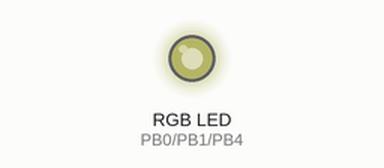
A sketch run on a simulated ATtiny85, built with avr-gcc and run on an emulated ATtiny85. On the bench: an RGB LED mixed from three pins (HIGH = lit). Dim RGB values are drawn brighter than linear.

Above: at 0.05 s.
At 2.0 s:
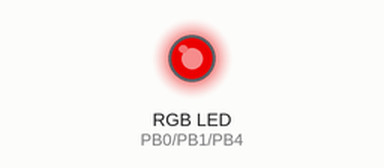
At 4.0 s:
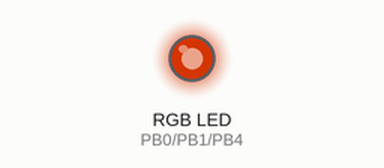
At 7.0 s:
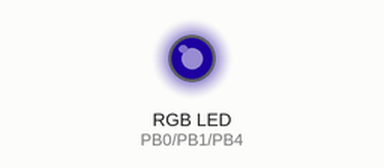
At 8.5 s:
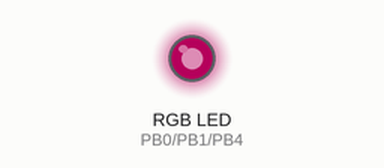
At 10.0 s:
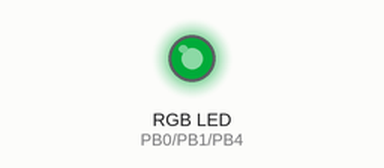
Timing chart, 0 to 13.0 s (numbered marks = the images above):
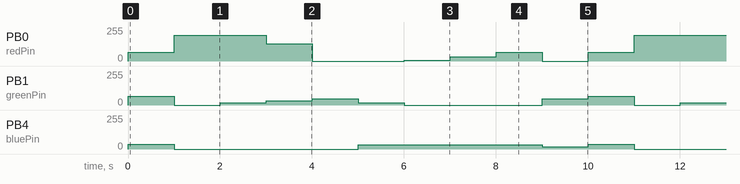

The sketch:

Digispark_Arduino_-_Lesson_3_-_RGB_LED.ino
```cpp
/*
Adafruit Arduino - Lesson 3. RGB LED
*/

int redPin = 0;
int greenPin = 1;
int bluePin = 4;

//uncomment this line if using a Common Anode LED
//#define COMMON_ANODE

void setup()
{
  pinMode(redPin, OUTPUT);
  pinMode(greenPin, OUTPUT);
  pinMode(bluePin, OUTPUT);
}

void loop()
{
  setColor(64, 64, 36);  // white
  delay(1000);
  setColor(192, 0, 0);  // red
  delay(1000);
  setColor(192, 16, 0);  // orange
  delay(1000);
  setColor(128, 32, 0);  // yellow
  delay(1000);
  setColor(0, 48, 0);  // green
  delay(1000);
  setColor(0, 16, 32);  // blue
  delay(1000);
  setColor(6, 0, 32);  // indigo
  delay(1000);
  setColor(32, 0, 32 );  // violet
  delay(1000);

  setColor(64, 0, 32);  // magenta
  delay(1000);
  setColor(0, 48, 16);  // aqua
  delay(1000);
}

void setColor(int red, int green, int blue)
{
  #ifdef COMMON_ANODE
    red = 255 - red;
    green = 255 - green;
    blue = 255 - blue;
  #endif
  analogWrite(redPin, red);
  analogWrite(greenPin, green);
  analogWrite(bluePin, blue);
}
```

Measured:
- by itself, PB4 (bluePin): repeats every 10.0 s: 0/255 4.0 s, 32/255 4.0 s, 16/255 1.0 s, 36/255 1.0 s
- by itself, PB0 (redPin): repeats every 10.0 s: 192/255 2.0 s, 128/255 1.0 s, 0/255 2.0 s, 6/255 1.0 s, 32/255 1.0 s, 64/255 1.0 s, 0/255 1.0 s, 64/255 1.0 s
- by itself, PB1 (greenPin): repeats every 10.0 s: 0/255 1.0 s, 16/255 1.0 s, 32/255 1.0 s, 48/255 1.0 s, 16/255 1.0 s, 0/255 3.0 s, 48/255 1.0 s, 64/255 1.0 s
